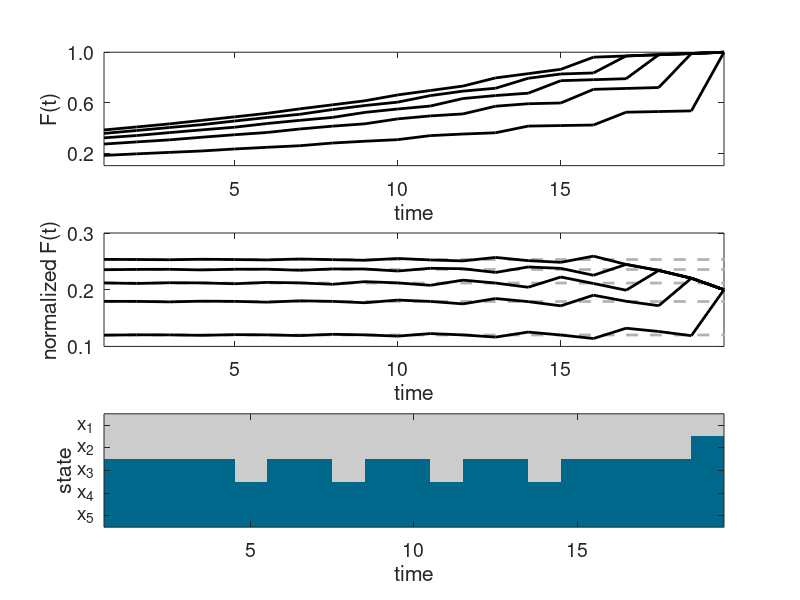

The MATLAB script that drew this image:
%%% illustrative minimum example; this is a 2 patch model with 5 possible
%%% states; following the structure of the first canonical equation for 
%%% patch choice

close all
clear

% define SDP parameters
T = 20; % terminal time
f = zeros(5,T); % matrix of fitness values
d = zeros(5,T-1); % matrix of optimal decisions at each time

%%%%%%%%%%%%%%%%%%%%%%%%%%%%%%%%%%%%%%%%%%%%%%%%%%%%%%%%%%%%%%%%%%%%%%%%%%
RowOpts = zeros(2, 5, 5); % storage of all possible rows; need one 2x5 
% matrix for each of the 5 states

% for oscillating decisions, use these parameters
p1 = 0.3;
q1 = 0.99; 

% for no oscillations, use these parameters
% p1 = 0.4;
% q1 = 0.99;

p_vals = [p1 p1*2]; % probability of finding prey in each patch
q_vals = [q1 q1*0.9]; % probability of surviving predation in each patch
% note: you are twice as likely to find prey in patch 2, but 10% less likely
% to survive predation (1st patch is low risk, low reward; 2nd patch is
% higher risk, higher reward)

% First, define matrix where it is only decision 1 or decision 2,
% regardless of state
for c1 = 1:2 % 2 possible actions for each state; patch 1 or 2
    p = p_vals(c1); % get probabiliy of finding prey for a given patch
    q = q_vals(c1); % get probability of surviving in a given patch
    
    % define matrix P 
    P = [0 0 q*p 0 0;
    q*(1-p) 0 0 q*p 0;
    0 q*(1-p) 0 0 q*p;
    0 0 q*(1-p) 0 q*p;
    0 0 0 q*(1-p) q*p];
    
    for c2 = 1:5 % for each of 5 possible states
        RowOpts(c1,:,c2) = P(c2,:); % save rows into RowOpts to be called later
    end
end

% Now, construct all possible P matrices from the component rows in RowOpts
P = zeros(5,5,2^5); % create zero matrix
patches = zeros(5,2^5); % create zero patches placeholder for each policy

% go through all permutation of 1s and 2s for each possible policy
% save policy in matrix "patches" and corresponding matrix P
ct = 1;
for c1 = 1:2
    for c2 = 1:2
        for c3 = 1:2
            for c4 = 1:2
                for c5 = 1:2
                    patches(:,ct) = [c1 c2 c3 c4 c5]';
                    P(1,:,ct) = RowOpts(c1,:,1);
                    P(2,:,ct) = RowOpts(c2,:,2);
                    P(3,:,ct) = RowOpts(c3,:,3);
                    P(4,:,ct) = RowOpts(c4,:,4);
                    P(5,:,ct) = RowOpts(c5,:,5);
                    ct = ct+1; 
                end
            end
        end
    end    
end

% calculate dominant eigenvalue of P for each policy
eigs = zeros(1,2^5); 
for ct = 1:2^5
    eigs(ct) = max(abs(eig(P(:,:,ct))));
end

stationary = find(eigs == max(eigs)); % find largest dominant eigenvalue 
% then P(:,:,stationary) is the matrix with biggest e-value

% now get corresponding right and left eigenvectors
[V,D,W] = eig(P(:,:,stationary)); % V is right eigenvectors, W is left
D = diag(D);
[out,ord] = sort(abs(D),'descend');
D = D(ord); lambda1 = D(1); lambda2 = abs(D(2)); % eigenvalues
rho = lambda1/lambda2; % damping ratio
V = V(:,ord); V = V./sum(V,1); V1 = V(:,1); % right eigenvectors; stable structure is V1
W = W(:,ord); W = W./W(1,:); W = W(:,1); % left eigenvectors




%%%%%%%%%%%%%%%%%%%%%%%%%%%%%%%%%%%%%%%%%%%%%%%%%%%%%%%%%%%%%%%%%%%%%%%%%%%
%%%%%%%%%%%%%%%%%%%%%%%%%%%%%%%%%%%%%%%%%%%%%%%%%%%%%%%%%%%%%%%%%%%%%%%%%%%
% Now solve using backwards induction (on matrices) %%%%%%%%%%%%%%%%%%%%%%%

% set terminal condition
f(:,T) = ones(5,1);
 
% set up SDP model
for t = T-1:-1:1
    V = []; % value functions at each step    
    for j = 1:2^5
        V(j) = sum(P(:,:,j)*f(:,t+1)); % summing matrix multiplication of P*f(t+1) 
    end   
    allSame = find(V == max(V)); % find maximum value(s); call it allSame
    d(t) = allSame(randi(length(allSame))); % if more than one maximum 
    % value, choose randomly (this will usually not be an issue)
    f(:,t) = P(:,:,d(t))*f(:,t+1); % update fitness function according to optimal decision
    decision(:,t) = patches(:,d(t)); % save policy which was optimal at time t
end

%disp(decision) % display all optimal decisions
%disp(eig(P(:,:,stationary))) % display eigenvalues of stationary decision matrix
%disp(stationary) % matrix number of stationary matrix 
%disp(eigs) % display dominant eigenvalue of each matrix (for interest)
disp(patches(:,stationary)) % display stationary policy
dampingRaiot = D(1)/abs(D(2)); % calculate the damping ratio
disp(dampingRaiot) % display the damping ratio


%%%%%%%%%%%%%%%% Plot fitness and decisions %%%%%%%%%%%%%%%%%%%%%%%%%%%%%%%
figure
set(gcf, 'Position', [10, 50, 550, 750])
subplot(3,1,1)
plot(f','k','LineWidth',2) % following optimal decisions
xlabel('time')
ylabel('F(t)')
yticks(0.2:0.4:1.0)
ylim([0.1,1])
yticklabels({'0.2'; '0.6'; '1.0'})
set(gca,'fontsize',14) 
xticks(5:5:T-5)
xlim([1,T])

%figure
subplot(3,1,2)
asympt = ones(5,30);
for ct = 1:5
    asympt(ct,:) = V1(ct)*asympt(ct,:);
end
plot(asympt','--','Color',[0.7 0.7 0.7],'LineWidth',2) % following rule of thumb (i.e., the asymptotic) decisions
hold on
plot((f./sum(f,1))','k','LineWidth',2) % following optimal decisions
xlabel('time')
ylabel('normalized F(t)')
yticks(0.10:.1:0.3)
set(gca,'fontsize',14) 
xticks(5:5:T-5)
xlim([1,T])
ylim([0.1,0.3])

subplot(3,1,3)
colormap([0 0.408 0.545; 0.8 0.8 0.8]); 
imagesc(decision)
xlabel('time')
ylabel('state')
stateNames = {'x_1'; 'x_2'; 'x_3'; 'x_4'; 'x_5'};
set(gca, 'YTick', 1:1:5, 'YTickLabel', stateNames) 
set(gca,'fontsize',14) 
xticks(0:5:T-1)

